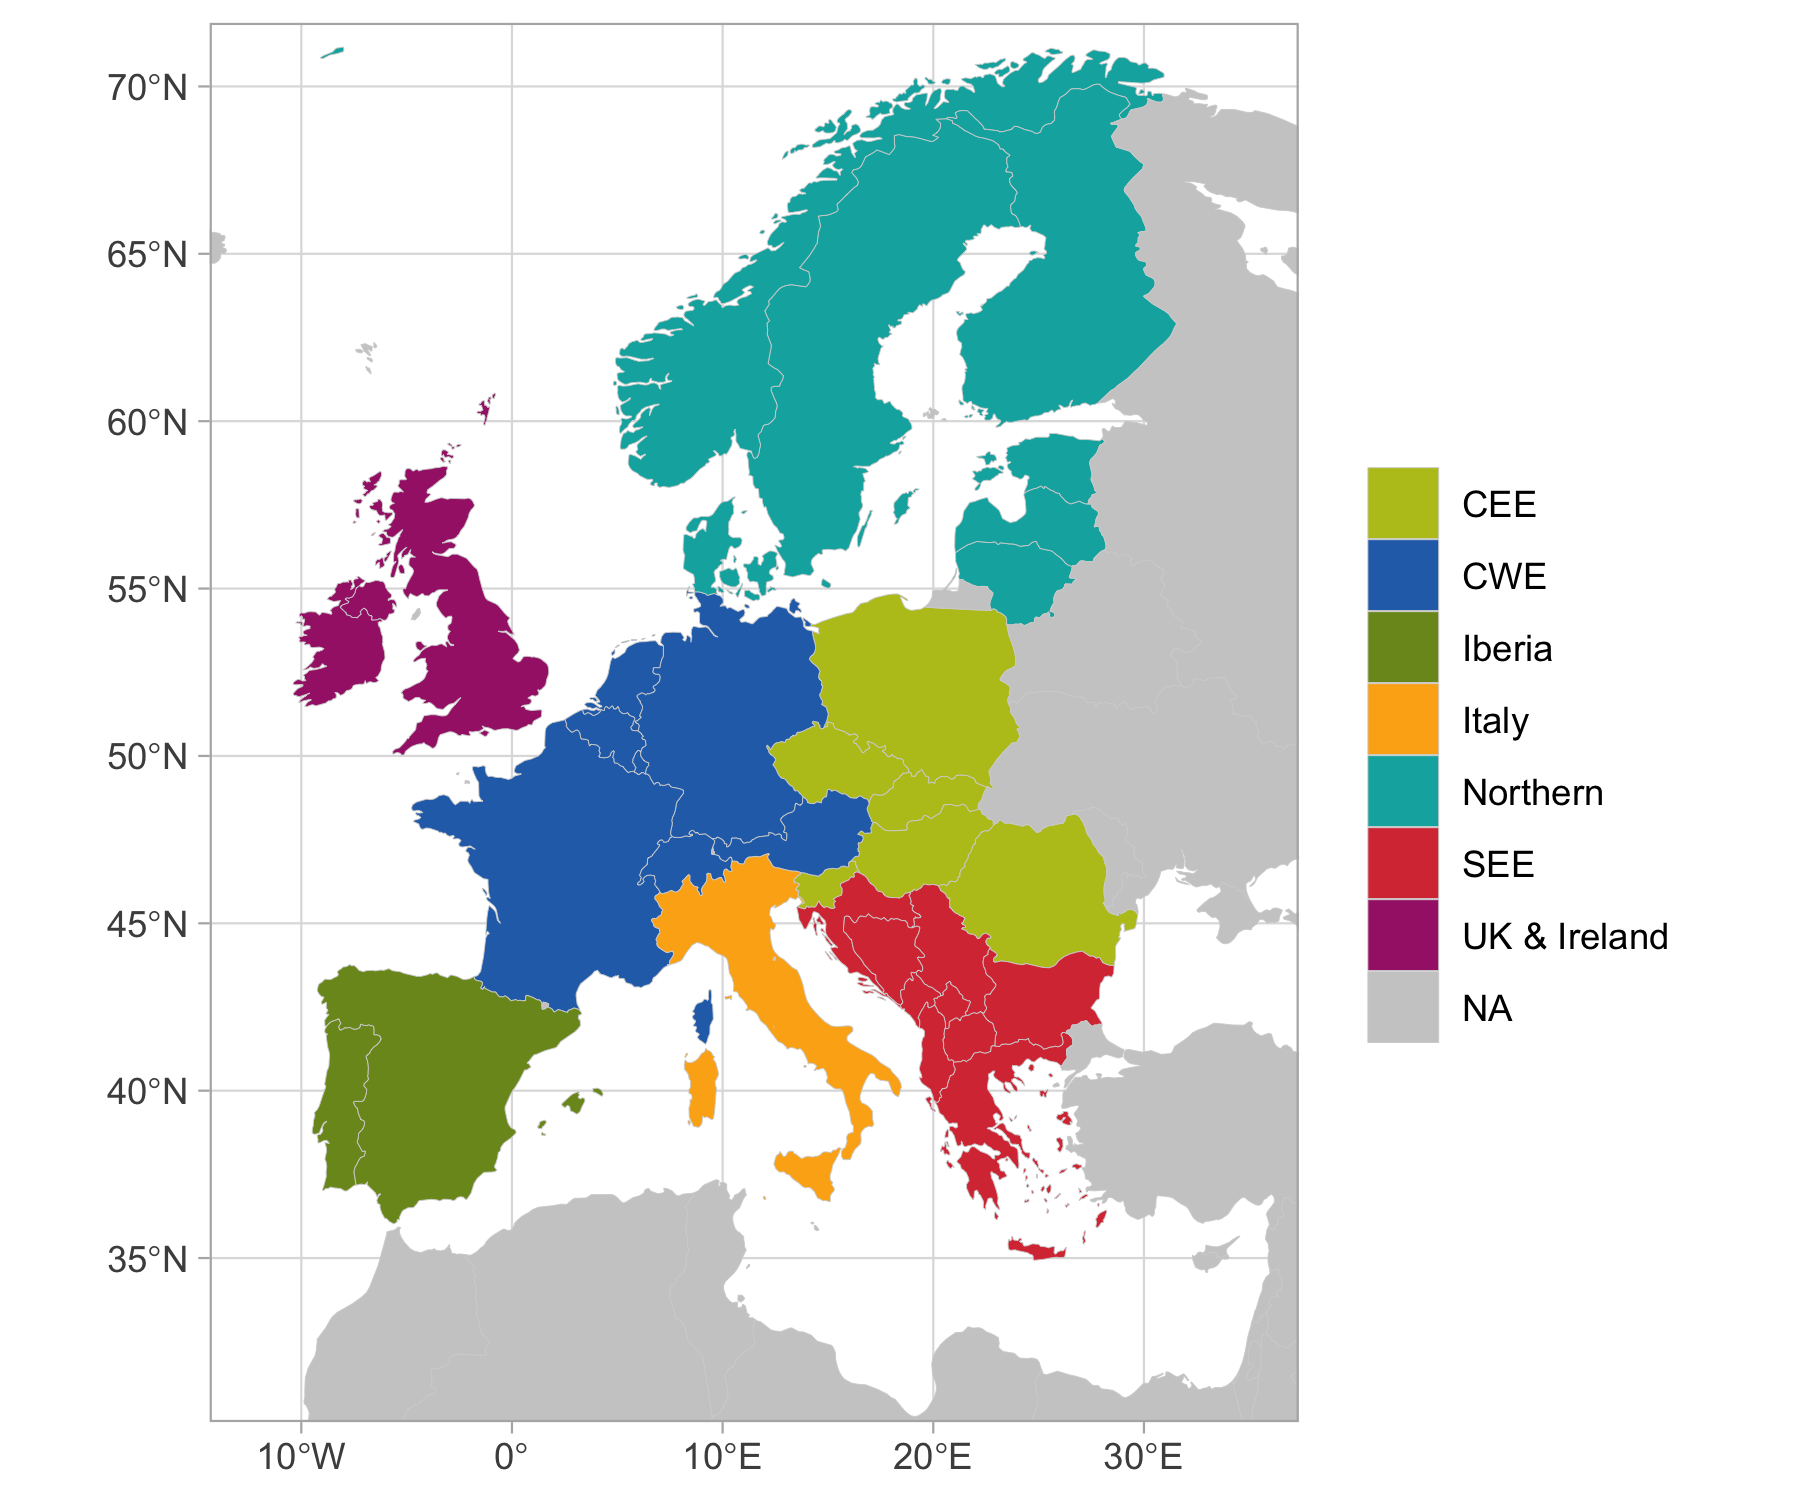

The R source for this figure:
# This code has been used to generate the figures in the following report:
# De Felice, M., Busch, S., Kanellopoulos, K., Kavvadias, K. and Hidalgo Gonzalez, I., 
# Power system flexibility in a variable climate, 
# ISBN 978-92-76-18183-5 (online), doi:10.2760/75312 (online)
# This code is released under Creative Commons Attribution 4.0 International (CC BY 4.0) licence 
# (https://creativecommons.org/licenses/by/4.0/). 

library(tidyverse)
library(sf)

region_cmap <- c(
  "Europe" = "black",
  "CWE" = "#286FB7",
  "CEE" =  "#B9C21F",
  "UK & Ireland" =  "#A52576",
  "Northern" = "#00AFAD",
  "Iberia" = "#7B9522",
  "SEE" = "#D93A43",
  "Italy" = "#FCAF17"
)

toplot <- read_rds("toplot.rds")

g <- ggplot(toplot) +
  geom_sf(aes(fill = region_name), size = 0.1, color = "lightgrey") +
  coord_sf(xlim = c(-12, 35), ylim = c(32, 70)) +
  scale_fill_manual(values = region_cmap, na.value = "grey80", name = "") +
  theme_light()

ggsave("figure02.png", width = 6, height = 5)
